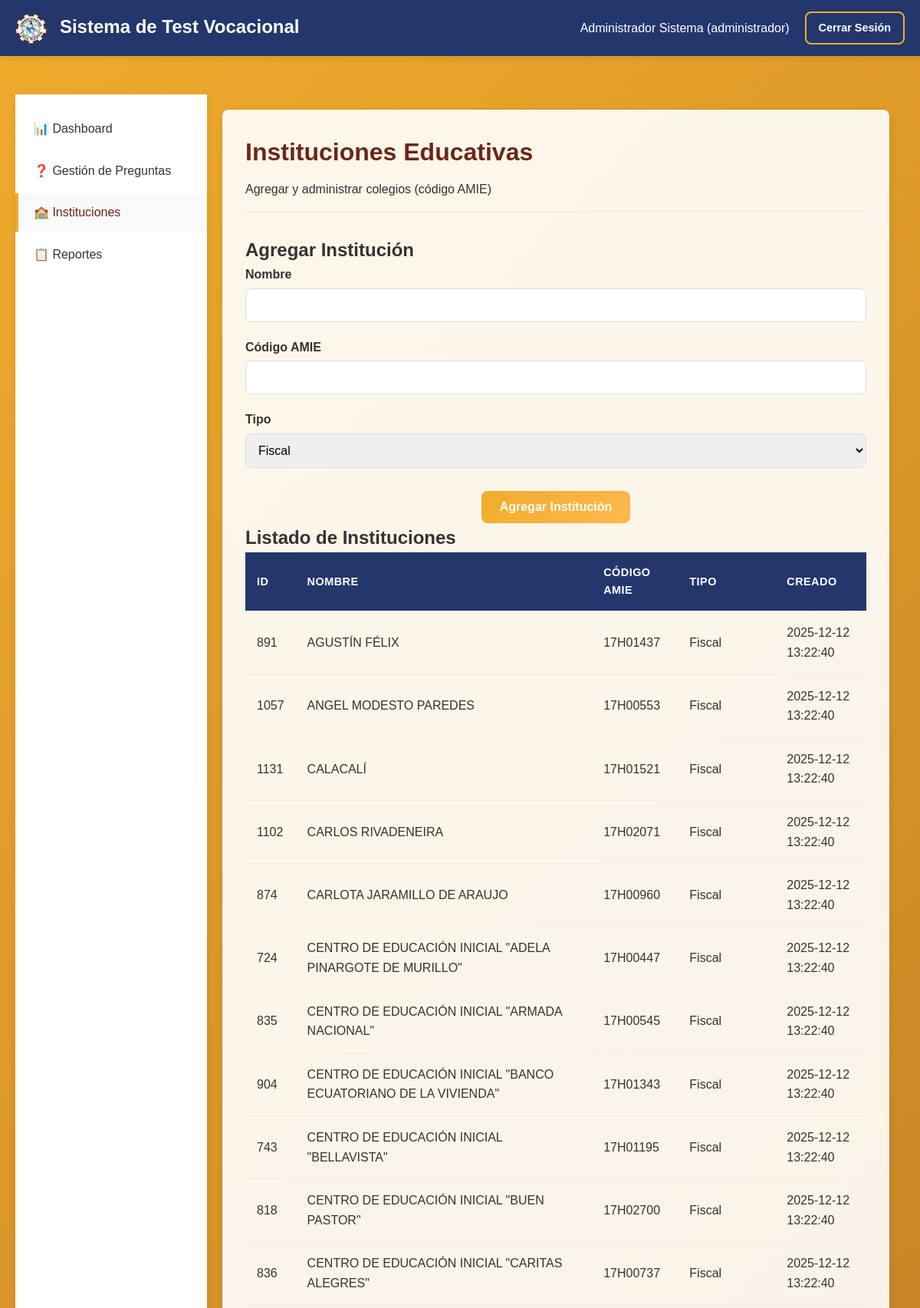
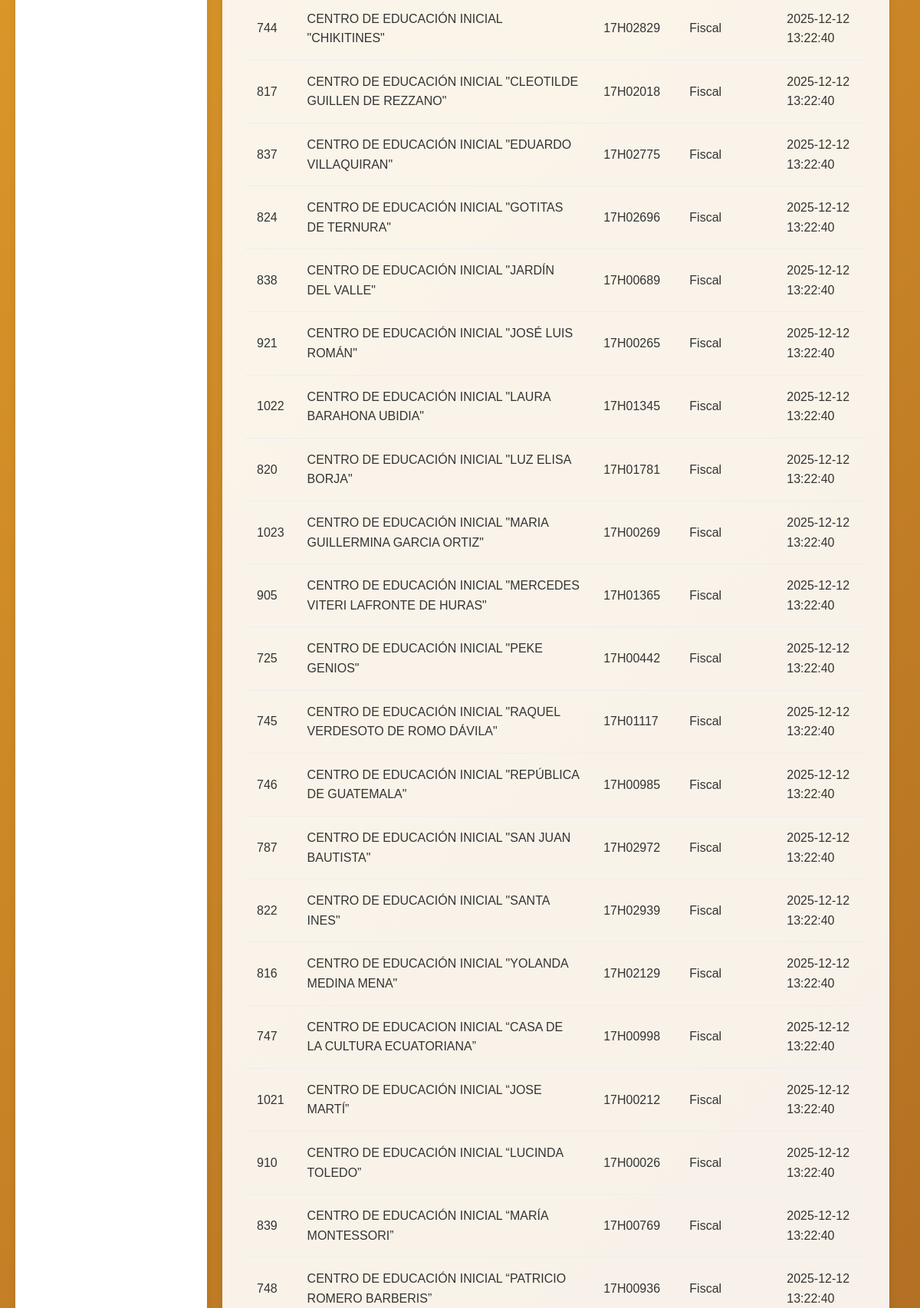
Screenshot of /admin/institutions (signed in, upper part) with the database file from the repository (2 pictures, top to bottom).
### tables this page shows
CREATE TABLE IF NOT EXISTS `instituciones_educativas` (
  `id` int NOT NULL AUTO_INCREMENT,
  `nombre` varchar(255) NOT NULL,
  `zona` varchar(10) DEFAULT NULL COMMENT 'Zona educativa asignada',
  `distrito` varchar(20) DEFAULT NULL COMMENT 'Distrito educativo',
  `regimen` varchar(50) DEFAULT NULL,
  `codigo` varchar(20) NOT NULL,
  `tipo` enum('Fiscal','Fiscomisional','Particular') NOT NULL,
  `created_at` timestamp NULL DEFAULT CURRENT_TIMESTAMP,
  `updated_at` timestamp NULL DEFAULT CURRENT_TIMESTAMP ON UPDATE CURRENT_TIMESTAMP,
  PRIMARY KEY (`id`),
  UNIQUE KEY `codigo` (`codigo`),
  KEY `idx_codigo` (`codigo`),
  KEY `idx_nombre` (`nombre`),
  KEY `idx_tipo` (`tipo`),
  KEY `idx_zona` (`zona`)
);

### controllers/AdminController.php (called while the page is built, shortened)
<?php
require_once 'models/Institucion.php';
class AdminController
{
    private $userModel;
    private $institucionModel;
    public function __construct()
    {
        $this->userModel = new User();
        $this->institucionModel = new Institucion();
    }
    public function institutions()
    {
        if (!empty($_SESSION['user_role']) && $_SESSION['user_role'] === 'dece') {
            $current = $this->userModel->find($_SESSION['user_id']);
            $institutions = [];
            if (!empty($current['institucion_id'])) {
                $inst = $this->institucionModel->find($current['institucion_id']);
                if ($inst)
                    $institutions[] = $inst;
            }
        } else {
            $institutions = $this->institucionModel->getAll();
        }
        require_once 'views/admin_institutions.php';
    }
}
?>

### config/database.php (called while the page is built)
<?php
class Database {
    private static $instance = null;
    private $connection;
    private function __construct() {
        try {
            $this->connection = new PDO(
                "mysql:host=" . DB_HOST . ";dbname=" . DB_NAME . ";charset=utf8mb4",
                DB_USER,
                DB_PASS,
                [
                    PDO::ATTR_ERRMODE => PDO::ERRMODE_EXCEPTION,
                    PDO::ATTR_DEFAULT_FETCH_MODE => PDO::FETCH_ASSOC,
                    PDO::ATTR_EMULATE_PREPARES => false,
                ]
            );
        } catch (PDOException $e) {
            die("Connection failed: " . $e->getMessage());
        }
    }
    public static function getInstance() {
        if (self::$instance === null) {
            self::$instance = new self();
        }
        return self::$instance;
    }
    public function getConnection() {
        return $this->connection;
    }
}
?>

### models/BaseModel.php (called while the page is built, shortened)
<?php
abstract class BaseModel {
    public function __construct() {
        $this->db = Database::getInstance()->getConnection();
    }
}
?>

### models/Institucion.php (called while the page is built, shortened)
<?php
class Institucion extends BaseModel
{
    protected $table = 'instituciones_educativas';
    public function getAll($limit = null)
    {
        $stmt = $this->db->query("SELECT * FROM {$this->table} ORDER BY nombre");
        return $stmt->fetchAll();
    }
}
?>

### views/admin_institutions.php (the view, shortened to what this page needs)
<?php require 'views/layout/header.php'; ?>
<div class="admin-container">
        <aside class="admin-sidebar">
            <ul class="sidebar-menu">
                <li><a href="/test-vocacional/admin">📊 Dashboard</a></li>
                <li><a href="/test-vocacional/admin/questions">❓ Gestión de Preguntas</a></li>
                <li><a href="/test-vocacional/admin/institutions" class="active">🏫 Instituciones</a></li>
                <li><a href="/test-vocacional/admin/reports/group">📋 Reportes</a></li>
            </ul>
        </aside>
        <main class="admin-main">
            <div class="admin-header">
                <h1>Instituciones Educativas</h1>
                <p>Agregar y administrar colegios (código AMIE)</p>
            </div>
            <div class="table-container">
                <h2>Agregar Institución</h2>
                <form method="POST" action="/test-vocacional/admin/institutions" class="institution-form">
                    <div class="form-group">
                        <label>Nombre</label>
                        <input type="text" name="nombre" required>
                    </div>
                    <div class="form-group">
                        <label>Código AMIE</label>
                        <input type="text" name="codigo" required>
                    </div>
                    <div class="form-group">
                        <label>Tipo</label>
                        <select name="tipo" required>
                            <option value="Fiscal">Fiscal</option>
                        </select>
                    </div>
                    <div class="form-actions">
                        <button type="submit" class="btn btn-primary">Agregar Institución</button>
                    </div>
                </form>
            </div>
            <div class="table-container">
                <h2>Listado de Instituciones</h2>
                <table class="admin-table">
                    <thead>
                        <tr>
                            <th>ID</th>
                            <th>Nombre</th>
                            <th>Código AMIE</th>
                            <th>Tipo</th>
                            <th>Creado</th>
                        </tr>
                    </thead>
                    <tbody>
                        <?php foreach ($institutions as $inst): ?>
                            <tr>
                                <td><?= $inst['id'] ?></td>
                                <td><?= htmlspecialchars($inst['nombre']) ?></td>
                                <td><?= htmlspecialchars($inst['codigo']) ?></td>
                                <td><?= htmlspecialchars($inst['tipo']) ?></td>
                                <td><?= $inst['created_at'] ?></td>
                            </tr>
                        <?php endforeach; ?>
                    </tbody>
                </table>
            </div>
        </main>
    </div>
    <?php require 'views/layout/footer.php'; ?>
</body>
</html>

### assets/css/styles.css (style rules this page uses)
:root { --primary-color: #F0AC2C; --primary-gradient: linear-gradient(135deg, #F0AC2C 0%, #FFB84D 100%); --secondary-color: #6A2718; --tertiary-color: #23376D; --success-color: #28a745; --warning-color: #ffc107; --danger-color: #dc3545; --dark-color: #333; --light-color: #f8f9fa; --border-radius: 8px; --box-shadow: 0 2px 10px rgba(0, 0, 0, 0.1); --transition: all 0.3s ease; }
* { margin: 0; padding: 0; box-sizing: border-box; }
body { font-family: 'Arial', sans-serif; font-size: 16px; line-height: 1.6; color: var(--dark-color); background: linear-gradient(135deg, #F0AC2C 0%, #6A2718 100%); background-attachment: fixed; min-height: 100vh; }
.form-group { margin-bottom: 20px; }
.form-group label { display: block; margin-bottom: 5px; font-weight: 600; color: var(--dark-color); }
.form-group input, .form-group select { width: 100%; padding: 12px; border: 1px solid #ddd; border-radius: var(--border-radius); font-size: 1rem; transition: var(--transition); }
.btn { display: inline-block; padding: 12px 24px; border: none; border-radius: var(--border-radius); font-size: 1rem; font-weight: 600; text-align: center; text-decoration: none; cursor: pointer; transition: var(--transition); }
.btn-primary { background: var(--primary-gradient); color: white; }
.admin-container { display: flex; min-height: calc(100vh - 80px); }
.admin-sidebar { width: 250px; background: white; box-shadow: var(--box-shadow); padding: 20px 0; display: flex; flex-direction: column; }
.sidebar-menu { list-style: none; padding: 0; margin: 0; }
.sidebar-menu li { margin-bottom: 5px; }
.sidebar-menu a { display: block; padding: 12px 20px; color: var(--dark-color); text-decoration: none; transition: var(--transition); border-left: 4px solid transparent; font-weight: 500; }
.sidebar-menu a:hover, .sidebar-menu a.active { background: #f8f9fa; color: var(--secondary-color); border-left-color: var(--primary-color); }
.admin-main { flex: 1; padding: 30px; background: rgba(255, 255, 255, 0.9); margin: 20px; border-radius: var(--border-radius); box-shadow: var(--box-shadow); }
.admin-header { margin-bottom: 30px; border-bottom: 2px solid #eee; padding-bottom: 15px; }
.admin-header h1 { color: var(--secondary-color); margin-bottom: 10px; }
.admin-table { width: 100%; border-collapse: collapse; }
.admin-table th, .admin-table td { padding: 15px; text-align: left; border-bottom: 1px solid #eee; }
.admin-table th { background: var(--tertiary-color); font-weight: 600; color: white; text-transform: uppercase; font-size: 0.9rem; letter-spacing: 0.5px; }
.admin-table td { color: var(--dark-color); }
.form-actions { text-align: center; margin-top: 30px; }

### rows the page displays
instituciones_educativas: id "891", nombre "AGUSTÍN FÉLIX", codigo "17H01437", tipo "Fiscal", created_at "2025-12-12 13:22:40"
instituciones_educativas: id "1057", nombre "ANGEL MODESTO PAREDES", codigo "17H00553", tipo "Fiscal", created_at "2025-12-12 13:22:40"
instituciones_educativas: id "1131", nombre "CALACALÍ", codigo "17H01521", tipo "Fiscal", created_at "2025-12-12 13:22:40"
instituciones_educativas: id "1102", nombre "CARLOS RIVADENEIRA", codigo "17H02071", tipo "Fiscal", created_at "2025-12-12 13:22:40"
instituciones_educativas: id "874", nombre "CARLOTA JARAMILLO DE ARAUJO", codigo "17H00960", tipo "Fiscal", created_at "2025-12-12 13:22:40"
instituciones_educativas: id "724", nombre "CENTRO DE EDUCACIÓN INICIAL \"ADELA PINARGOTE DE MURILLO\"", codigo "17H00447", tipo "Fiscal", created_at "2025-12-12 13:22:40"
instituciones_educativas: id "835", nombre "CENTRO DE EDUCACIÓN INICIAL \"ARMADA NACIONAL\"", codigo "17H00545", tipo "Fiscal", created_at "2025-12-12 13:22:40"
instituciones_educativas: id "904", nombre "CENTRO DE EDUCACIÓN INICIAL \"BANCO ECUATORIANO DE LA VIVIENDA\"", codigo "17H01343", tipo "Fiscal", created_at "2025-12-12 13:22:40"
instituciones_educativas: id "743", nombre "CENTRO DE EDUCACIÓN INICIAL \"BELLAVISTA\"", codigo "17H01195", tipo "Fiscal", created_at "2025-12-12 13:22:40"
instituciones_educativas: id "818", nombre "CENTRO DE EDUCACIÓN INICIAL \"BUEN PASTOR\"", codigo "17H02700", tipo "Fiscal", created_at "2025-12-12 13:22:40"
instituciones_educativas: id "836", nombre "CENTRO DE EDUCACIÓN INICIAL \"CARITAS ALEGRES\"", codigo "17H00737", tipo "Fiscal", created_at "2025-12-12 13:22:40"
instituciones_educativas: id "744", nombre "CENTRO DE EDUCACIÓN INICIAL \"CHIKITINES\"", codigo "17H02829", tipo "Fiscal", created_at "2025-12-12 13:22:40"
instituciones_educativas: id "817", nombre "CENTRO DE EDUCACIÓN INICIAL \"CLEOTILDE GUILLEN DE REZZANO\"", codigo "17H02018", tipo "Fiscal", created_at "2025-12-12 13:22:40"
instituciones_educativas: id "837", nombre "CENTRO DE EDUCACIÓN INICIAL \"EDUARDO VILLAQUIRAN\"", codigo "17H02775", tipo "Fiscal", created_at "2025-12-12 13:22:40"
instituciones_educativas: id "824", nombre "CENTRO DE EDUCACIÓN INICIAL \"GOTITAS DE TERNURA\"", codigo "17H02696", tipo "Fiscal", created_at "2025-12-12 13:22:40"
instituciones_educativas: id "838", nombre "CENTRO DE EDUCACIÓN INICIAL \"JARDÍN DEL VALLE\"", codigo "17H00689", tipo "Fiscal", created_at "2025-12-12 13:22:40"
instituciones_educativas: id "921", nombre "CENTRO DE EDUCACIÓN INICIAL \"JOSÉ LUIS ROMÁN\"", codigo "17H00265", tipo "Fiscal", created_at "2025-12-12 13:22:40"
instituciones_educativas: id "1022", nombre "CENTRO DE EDUCACIÓN INICIAL \"LAURA BARAHONA UBIDIA\"", codigo "17H01345", tipo "Fiscal", created_at "2025-12-12 13:22:40"
instituciones_educativas: id "820", nombre "CENTRO DE EDUCACIÓN INICIAL \"LUZ ELISA BORJA\"", codigo "17H01781", tipo "Fiscal", created_at "2025-12-12 13:22:40"
instituciones_educativas: id "1023", nombre "CENTRO DE EDUCACIÓN INICIAL \"MARIA GUILLERMINA GARCIA ORTIZ\"", codigo "17H00269", tipo "Fiscal", created_at "2025-12-12 13:22:40"
instituciones_educativas: id "905", nombre "CENTRO DE EDUCACIÓN INICIAL \"MERCEDES VITERI LAFRONTE DE HURAS\"", codigo "17H01365", tipo "Fiscal", created_at "2025-12-12 13:22:40"
instituciones_educativas: id "725", nombre "CENTRO DE EDUCACIÓN INICIAL \"PEKE GENIOS\"", codigo "17H00442", tipo "Fiscal", created_at "2025-12-12 13:22:40"
instituciones_educativas: id "745", nombre "CENTRO DE EDUCACIÓN INICIAL \"RAQUEL VERDESOTO DE ROMO DÁVILA\"", codigo "17H01117", tipo "Fiscal", created_at "2025-12-12 13:22:40"
instituciones_educativas: id "746", nombre "CENTRO DE EDUCACIÓN INICIAL \"REPÚBLICA DE GUATEMALA\"", codigo "17H00985", tipo "Fiscal", created_at "2025-12-12 13:22:40"
instituciones_educativas: id "787", nombre "CENTRO DE EDUCACIÓN INICIAL \"SAN JUAN BAUTISTA\"", codigo "17H02972", tipo "Fiscal", created_at "2025-12-12 13:22:40"
instituciones_educativas: id "822", nombre "CENTRO DE EDUCACIÓN INICIAL \"SANTA INES\"", codigo "17H02939", tipo "Fiscal", created_at "2025-12-12 13:22:40"
instituciones_educativas: id "816", nombre "CENTRO DE EDUCACIÓN INICIAL \"YOLANDA MEDINA MENA\"", codigo "17H02129", tipo "Fiscal", created_at "2025-12-12 13:22:40"
instituciones_educativas: id "747", nombre "CENTRO DE EDUCACION INICIAL “CASA DE LA CULTURA ECUATORIANA”", codigo "17H00998", tipo "Fiscal", created_at "2025-12-12 13:22:40"
instituciones_educativas: id "1021", nombre "CENTRO DE EDUCACIÓN INICIAL “JOSE MARTÍ”", codigo "17H00212", tipo "Fiscal", created_at "2025-12-12 13:22:40"
instituciones_educativas: id "910", nombre "CENTRO DE EDUCACIÓN INICIAL “LUCINDA TOLEDO”", codigo "17H00026", tipo "Fiscal", created_at "2025-12-12 13:22:40"
instituciones_educativas: id "839", nombre "CENTRO DE EDUCACIÓN INICIAL “MARÍA MONTESSORI”", codigo "17H00769", tipo "Fiscal", created_at "2025-12-12 13:22:40"
instituciones_educativas: id "748", nombre "CENTRO DE EDUCACIÓN INICIAL “PATRICIO ROMERO BARBERIS”", codigo "17H00936", tipo "Fiscal", created_at "2025-12-12 13:22:40"

### other values shown
APP_NAME "Sistema de Test Vocacional"
$_SESSION['user_name'] "Administrador Sistema"
$_SESSION['user_role'] "administrador"
